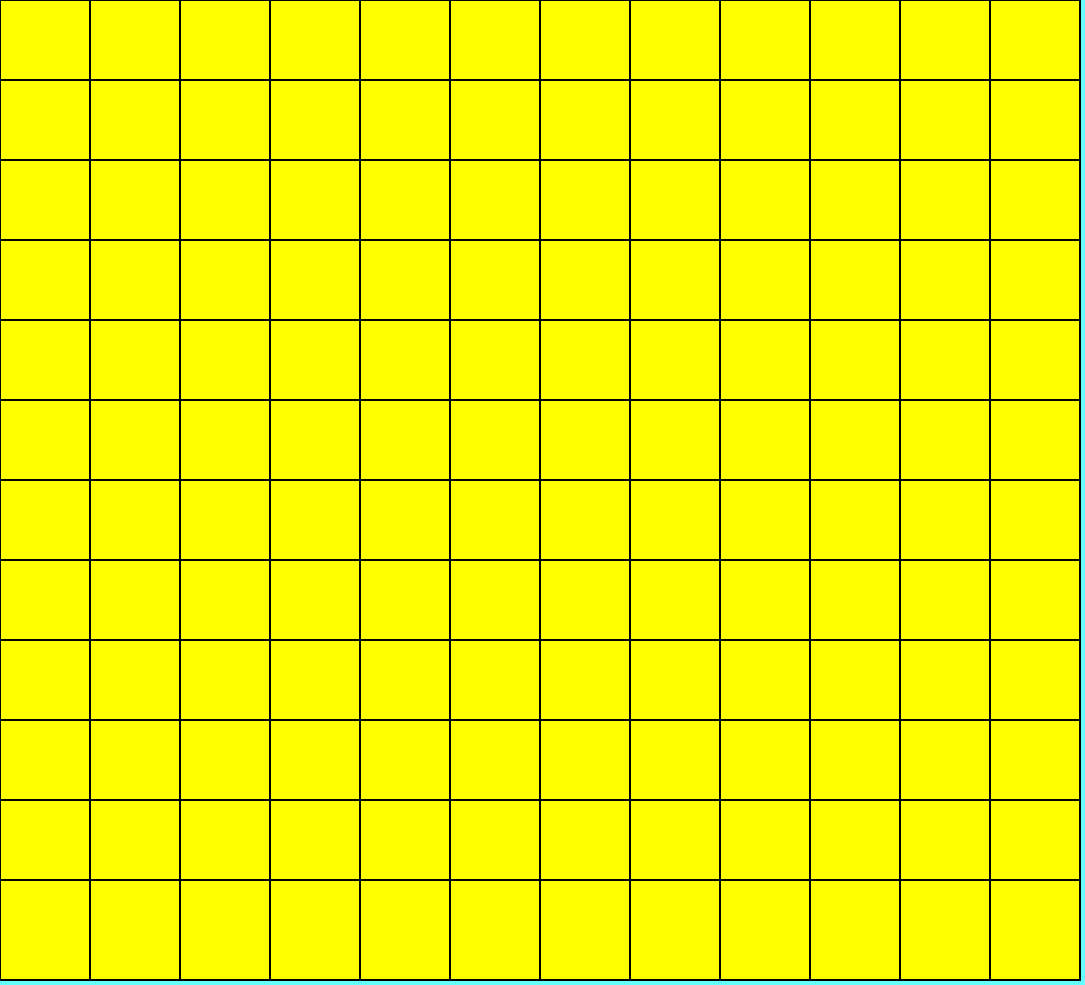
Frame 1 (no input)
Frame 60 (no input): identical to frame 1, image omitted
Frame 120 (the mouse pressed at the canvas centre since frame 60): identical to frame 1, image omitted

The p5.js sketch that drew this single still picture (run headless with seeded random() and noise() and a simulated clock; from frame 60 on, the mouse is pressed at the canvas centre):

// p5.js sketch
// ── sketch.js
function setup() {
  createCanvas(1085,985);

}

function draw() {
  background(100,255,255);  
  createBoard()
}
function createBoard(){
  for(var col=0;col<12;col++){
    for(var row=0;row<12;row++){
      strokeWeight(2)
      fill("yellow")
      rect(col*90,row*80,90,100)
    }
  }
}                            
